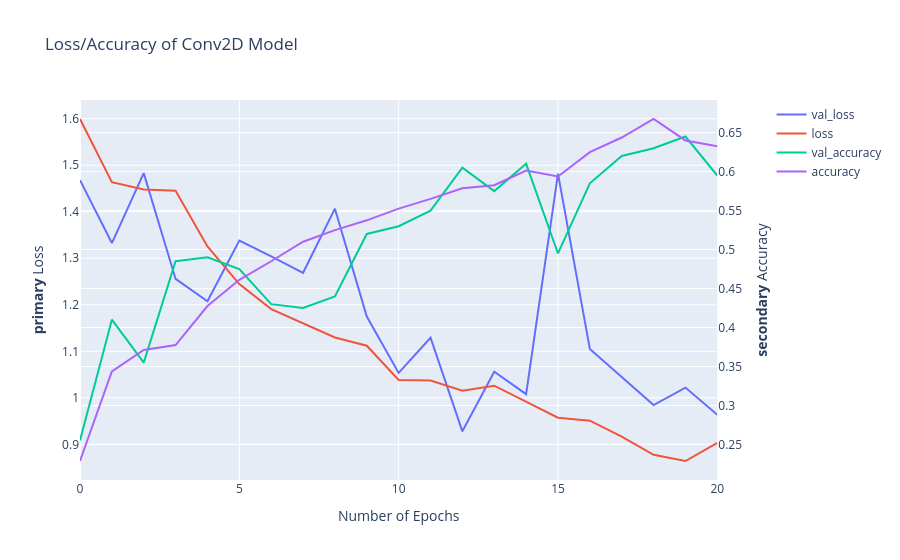

Notebook code for this chart:
### Code cell
fig = make_subplots(specs=[[{"secondary_y": True}]])

# Add traces
fig.add_trace(
    go.Scatter( y=model_fit.history['val_loss'], name="val_loss"),
    secondary_y=False)

fig.add_trace(
    go.Scatter( y=model_fit.history['loss'], name="loss"),
    secondary_y=False)

fig.add_trace(
    go.Scatter( y=model_fit.history['val_accuracy'], name="val_accuracy"),
    secondary_y=True)

fig.add_trace(
    go.Scatter( y=model_fit.history['accuracy'], name="accuracy"),
    secondary_y=True)

# Add figure title
fig.update_layout(
    title_text="Loss/Accuracy of Conv2D Model")

# Set x-axis title
fig.update_xaxes(title_text="Number of Epochs")

# Set y-axes titles
fig.update_yaxes(title_text="<b>primary</b> Loss", secondary_y=False)
fig.update_yaxes(title_text="<b>secondary</b> Accuracy", secondary_y=True)

fig.show()

### Figure 1 — Plotly figure (JSON) as saved in the notebook; plotly's stock layout.template omitted (floating-point values rounded to 4 significant figures)
{"data": [{"name": "val_loss", "type": "scatter", "xaxis": "x", "y": [1.468, 1.333, 1.483, 1.256, 1.208, 1.338, 1.304, 1.269, 1.407, 1.175, 1.054, 1.129, 0.928, 1.056, 1.008, 1.482, 1.105, 1.046, 0.9844, 1.022, 0.9637], "yaxis": "y"}, {"name": "loss", "type": "scatter", "xaxis": "x", "y": [1.599, 1.464, 1.448, 1.445, 1.325, 1.244, 1.191, 1.16, 1.13, 1.112, 1.038, 1.037, 1.015, 1.026, 0.9909, 0.9574, 0.951, 0.9167, 0.8775, 0.8642, 0.9033], "yaxis": "y"}, {"name": "val_accuracy", "type": "scatter", "xaxis": "x", "y": [0.255, 0.41, 0.355, 0.485, 0.49, 0.475, 0.43, 0.425, 0.44, 0.52, 0.53, 0.55, 0.605, 0.575, 0.61, 0.495, 0.585, 0.62, 0.63, 0.645, 0.595], "yaxis": "y2"}, {"name": "accuracy", "type": "scatter", "xaxis": "x", "y": [0.2288, 0.3438, 0.3713, 0.3775, 0.4275, 0.4613, 0.485, 0.51, 0.525, 0.5375, 0.5525, 0.565, 0.5788, 0.5825, 0.6012, 0.5938, 0.625, 0.6438, 0.6675, 0.64, 0.6325], "yaxis": "y2"}], "layout": {"title": {"text": "Loss/Accuracy of Conv2D Model"}, "xaxis": {"anchor": "y", "domain": [0, 0.94], "title": {"text": "Number of Epochs"}}, "yaxis": {"anchor": "x", "domain": [0, 1], "title": {"text": "<b>primary</b> Loss"}}, "yaxis2": {"anchor": "x", "overlaying": "y", "side": "right", "title": {"text": "<b>secondary</b> Accuracy"}}}}
